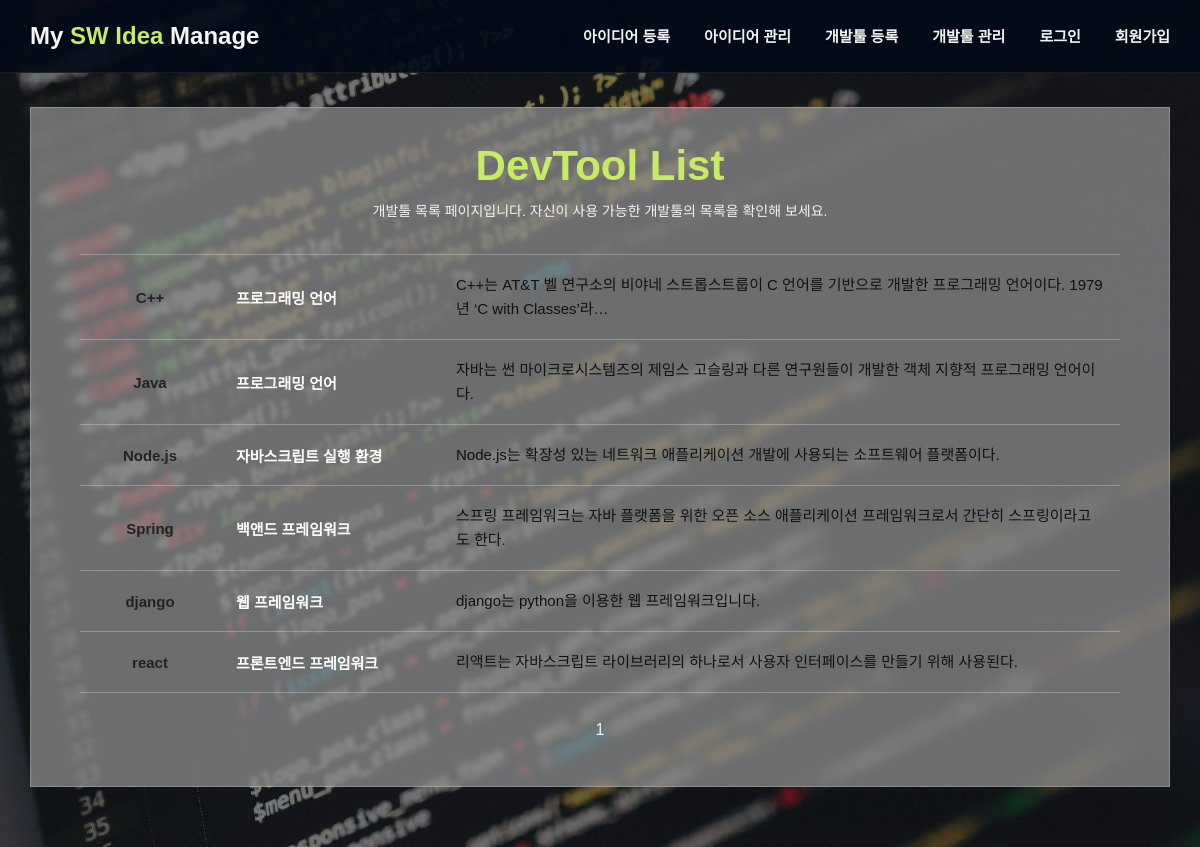
Screenshot of /devtools/ with the database file from the repository.
### ideas/models.py (models this page shows, shortened)
class DevTool(models.Model):
    name = models.CharField(max_length=100)
    kind = models.CharField(max_length=100)
    content = models.TextField()

### ideas/views.py (the view)
# urls.py: path('devtools/', views.devtool_list, name='devtool-list'),
def devtool_list(request):
    devtools = DevTool.objects.all().order_by('name')
    paginator = Paginator(devtools, 6)
    page_number = request.GET.get('page')
    page_obj = paginator.get_page(page_number)
    context = {
        'devtools': page_obj,
        'page_obj': page_obj,
    }
    return render(request, 'ideas/devtool_list.html', context)

### ideas/templates/ideas/devtool_list.html (shortened to what this page needs)
{% extends 'ideas/base.html' %}
{% block content %}
<h1 class="page-title">DevTool List</h1>
<p class="page-subtitle">
    개발툴 목록 페이지입니다. 자신이 사용 가능한 개발툴의 목록을 확인해 보세요.
</p>
<div class="devtool-table-wrap">
    <table class="devtool-table">
        <tbody>
            {% for devtool in devtools %}
                <tr>
                    <td class="devtool-name">
                        <a href="{% url 'ideas:devtool-detail' devtool.pk %}">
                            {{ devtool.name }}
                        </a>
                    </td>
                    <td class="devtool-kind">
                        {{ devtool.kind }}
                    </td>
                    <td class="devtool-content">
                        {{ devtool.content|truncatechars:80 }}
                    </td>
                </tr>
            {% empty %}
                <tr>
                    <td colspan="3" class="empty-row">
                        등록된 개발툴이 없습니다.
                    </td>
                </tr>
            {% endfor %}
        </tbody>
    </table>
</div>
<div class="pagination">
    <span>{{ page_obj.number }}</span>
</div>
{% endblock %}

### ideas/templates/ideas/base.html (shortened to what this page needs)
{% load static %}
<!DOCTYPE html>
<html lang="ko">
<head>
    <link rel="stylesheet" href="{% static 'ideas/css/style.css' %}">
</head>
<body>
    <div class="site-bg">
        <header class="navbar">
            <div class="navbar-inner">
                <a class="logo" href="{% url 'ideas:idea-list' %}">My <span>SW Idea</span> Manage</a>
                <nav class="nav-menu">
                    <a href="{% url 'ideas:idea-create' %}">아이디어 등록</a>
                    <a href="{% url 'ideas:idea-list' %}">아이디어 관리</a>
                    <a href="{% url 'ideas:devtool-create' %}">개발툴 등록</a>
                    <a href="{% url 'ideas:devtool-list' %}">개발툴 관리</a>
                    {% if user.is_authenticated %}
                        <a href="{% url 'users:profile' %}">Profile</a>
                        <form action="{% url 'users:logout' %}" method="POST" class="logout-form">
                            {% csrf_token %}
                            <button type="submit">로그아웃</button>
                        </form>
                    {% else %}
                        <a href="{% url 'users:login' %}">로그인</a>
                        <a href="{% url 'users:signup' %}">회원가입</a>
                    {% endif %}
                </nav>
            </div>
        </header>
        <main class="page-wrap">
            <section class="content-panel">
                {% block content %}
                {% endblock %}
            </section>
        </main>
    </div>
</body>
</html>

### ideas/static/ideas/css/style.css (style rules this page uses)
* { box-sizing: border-box; }
body { margin: 0; font-family: Arial, sans-serif; color: #f2f2f2; background: #111; }
a { text-decoration: none; color: inherit; }
.site-bg { min-height: 100vh; background: linear-gradient(rgba(0, 0, 0, 0.45), rgba(0, 0, 0, 0.45)), url("/static/ideas/images/bg.jpg") center center / cover no-repeat fixed; padding-bottom: 60px; }
.navbar { background: rgba(2, 10, 23, 0.92); border-bottom: 1px solid rgba(255, 255, 255, 0.08); }
.navbar-inner { width: min(100% - 60px, 1280px); margin: 0 auto; min-height: 72px; display: flex; justify-content: space-between; align-items: center; }
.logo { font-size: 24px; font-weight: 700; color: #f7f7f7; }
.logo span { color: #c7ea67; }
.nav-menu { display: flex; align-items: center; gap: 34px; font-size: 15px; font-weight: 600; }
.nav-menu a, .logout-form button { display: flex; align-items: center; height: 72px; line-height: 1; color: #f3f3f3; background: none; border: 0; cursor: pointer; font-size: 15px; font-weight: 600; padding: 0; }
.page-wrap { width: min(100% - 60px, 1280px); margin: 34px auto 0; }
.content-panel { min-height: 680px; background: rgba(145, 145, 145, 0.72); border: 1px solid rgba(255, 255, 255, 0.22); padding: 34px 40px 40px; backdrop-filter: blur(2px); }
.page-title { margin: 0; text-align: center; font-size: 42px; font-weight: 800; color: #c7ea67; }
.page-subtitle { margin: 10px 0 32px; text-align: center; color: #f4f4f4; font-size: 14px; }
.devtool-table-wrap { width: min(100%, 1040px); margin: 34px auto 0; }
.devtool-table { width: 100%; border-collapse: collapse; color: #f5f5f5; }
.devtool-table tr { border-top: 1px solid rgba(255, 255, 255, 0.28); }
.devtool-table tr:last-child { border-bottom: 1px solid rgba(255, 255, 255, 0.28); }
.devtool-table td { padding: 18px 16px; vertical-align: middle; font-size: 15px; }
.devtool-name { width: 140px; text-align: center; font-size: 20px; font-weight: 700; color: #222; }
.devtool-name a { color: #222; }
.devtool-kind { width: 220px; font-weight: 700; color: #ffffff; }
.devtool-content { color: #111; line-height: 1.6; }
.pagination { display: flex; justify-content: center; align-items: center; gap: 14px; margin-top: 28px; }

### rows the page displays
DevTool: name "C++", kind "프로그래밍 언어", content "C++는 AT&T 벨 연구소의 비야네 스트롭스트룹이 C 언어를 기반으로 개발한 프로그래밍 언어이다. 1979년 ‘C with Classes’라…"
DevTool: name "Java", kind "프로그래밍 언어", content "자바는 썬 마이크로시스템즈의 제임스 고슬링과 다른 연구원들이 개발한 객체 지향적 프로그래밍 언어이다."
DevTool: name "Node.js", kind "자바스크립트 실행 환경", content "Node.js는 확장성 있는 네트워크 애플리케이션 개발에 사용되는 소프트웨어 플랫폼이다."
DevTool: name "Spring", kind "백앤드 프레임워크", content "스프링 프레임워크는 자바 플랫폼을 위한 오픈 소스 애플리케이션 프레임워크로서 간단히 스프링이라고도 한다."
DevTool: name "django", kind "웹 프레임워크", content "django는 python을 이용한 웹 프레임워크입니다."
DevTool: name "react", kind "프론트엔드 프레임워크", content "리액트는 자바스크립트 라이브러리의 하나로서 사용자 인터페이스를 만들기 위해 사용된다."

### other values shown
{{ page_obj.number }} "1"
